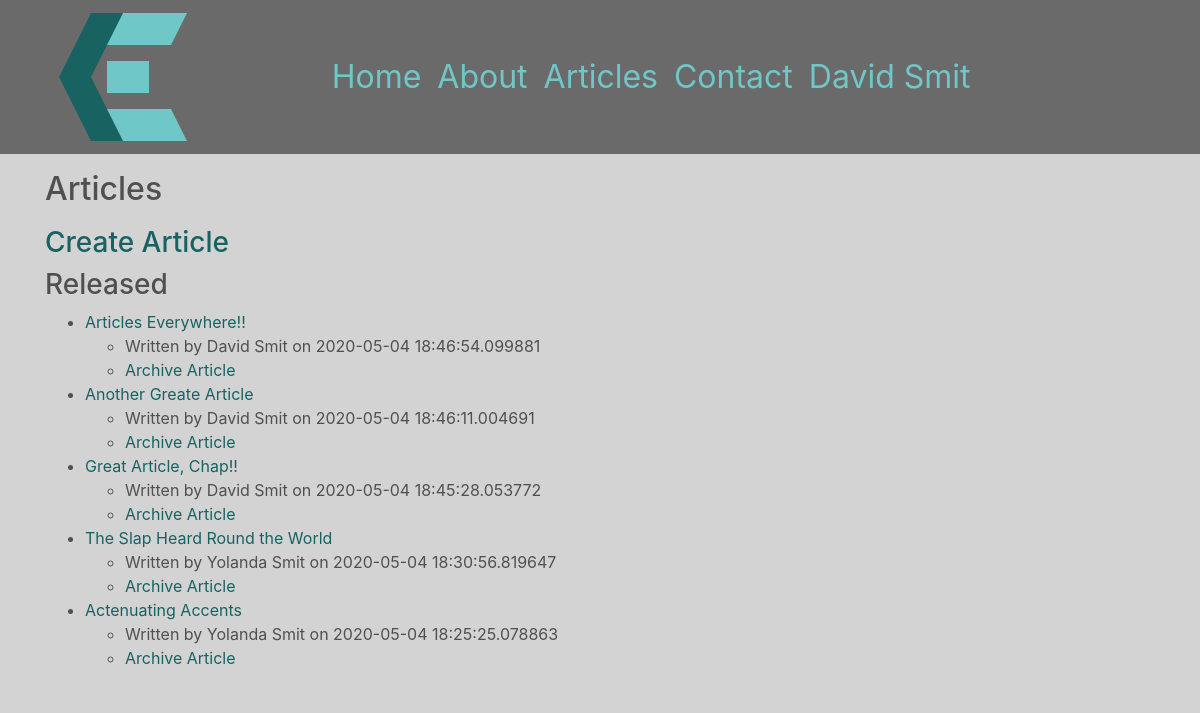
The app's page /articles/maintain (signed in), older data.
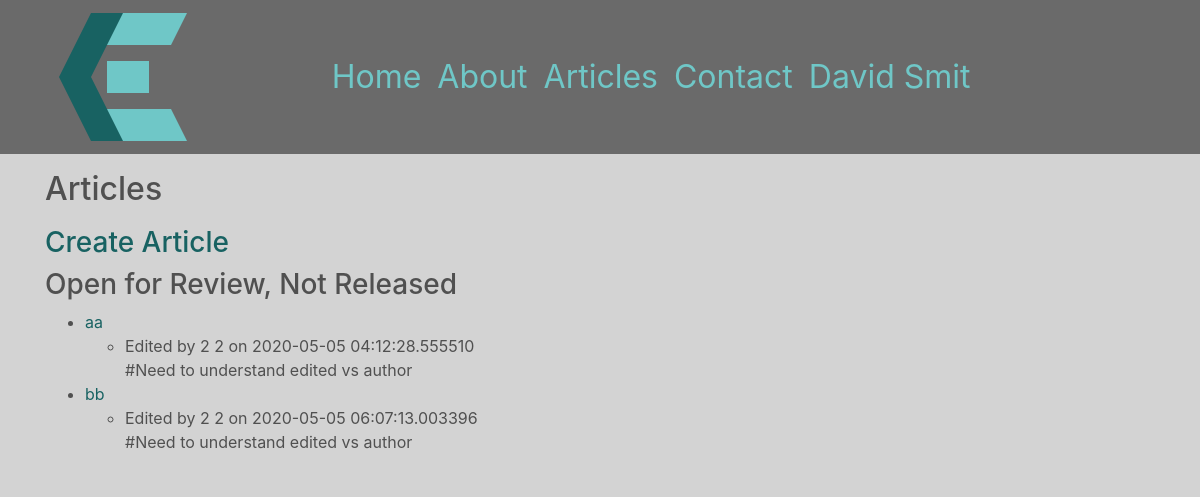
The same page, newer data.
### chrissmit/services/db_models.py (models this page shows, shortened)
class ArticleEdits(db.Model):
    id = db.Column(db.Integer, primary_key=True)
    article_id = db.Column(db.Integer, db.ForeignKey('article.id'), nullable=False,)
    is_edited = db.Column(db.Boolean, default=False,)
    is_ready_for_release = db.Column(db.Boolean, default=False,)
    user_id = db.Column(db.Integer, db.ForeignKey('user.id'), nullable=False)
    edited = db.Column(db.DateTime, nullable=True, default=datetime.utcnow)
    title = db.Column(db.String(100), nullable=False,)
    preview = db.Column(db.String(200), nullable=False)
    image_file = db.Column(db.String(100), default='default.png')
    content = db.Column(db.Text, nullable=False)
    tags = db.relationship('EditTags', backref='edit')

class User(db.Model, UserMixin):
    id = db.Column(db.Integer, primary_key=True, )
    authorization_level = db.Column(db.String(60), nullable=False, )
    linkedin = db.Column(db.String(100),)
    full_name = db.Column(db.String(45), unique=False, nullable=False,)
    twitter_handle = db.Column(db.String(20), unique=True, nullable=True,)
    email = db.Column(db.String(120), unique=True, nullable=False, )
    image_file = db.Column(db.String(20), nullable=False, default='default.svg', )
    password = db.Column(db.String(60), nullable=False, )
    articles = db.relationship('Article', backref='author', lazy=True)
    edits = db.relationship('ArticleEdits', backref='author', lazy=True)
    content = db.Column(db.Text, nullable=False)

### chrissmit/views/maintenance_views.py (the view)
@blueprint.route('/articles/maintain')
@login_required
def maintain_articles():
    recent_articles = article.get_last(4)
    open_edits = article.get_open_edits()
    open_to_review = article.get_open_to_review()
    released = article.get_all_released()
    archived_articles = article.get_all_archived()
    archived_edits = None
    return render_template(
        template_name_or_list=f'maintenance/articles.html',
        recent_articles=recent_articles,
        open_edits = open_edits,
        open_to_review = open_to_review,
        released = released,
        archived_edits = archived_edits,
        archived_articles = archived_articles,
    )

### chrissmit/services/article.py (called while the page is built)
def get_open_edits(desc=False, test=False):
    return get_full_edits(filter_criteria = ArticleEdits.is_edited == True)

def get_open_to_review(desc=False):
    return get_full_edits(filter_criteria = ArticleEdits.is_ready_for_release == True)

def get_full_edits(filter_criteria, desc=False):
    full_edit = full_edit_data()
    if desc:
        return full_edit.filter(filter_criteria).order_by(ArticleEdits.edited.desc()).all()
    return full_edit.filter(filter_criteria).all()

def get_all_released(desc=True):
    return get_full_articles(filter_criteria = Article.is_released==True)

def get_all_archived():
    return get_full_articles(
        filter_criteria =
        Article.is_released==False and
        ArticleEdits.is_edited == False and
        ArticleEdits.is_ready_for_release==False
    )

def get_full_articles(filter_criteria, desc=True):
    full_article = full_article_data()
    if desc:
        return full_article.filter(filter_criteria).order_by(Article.posted.desc()).all()
    return full_article.filter(filter_criteria).all()

### chrissmit/services/db_models.py (called while the page is built)
@login_manager.user_loader
def load_user(user_id):
    return User.query.get(int(user_id))

### chrissmit/templates/maintenance/articles.html (shortened to what this page needs)
{% extends "shared/_layout.html" %}
{% block main_content %}
<h2>Articles</h2>
<a href="{{ url_for('maintenance.create_article') }}"><h3>Create Article</h3></a>
{% if open_to_review %}
    <h3>Open for Review, Not Released</h3>
    <ul>
        {%  for edit in open_to_review %}
            <li>
                <a href="{{ url_for('navigation_views.view', edit_id = edit.id) }}"> {{ edit.title }}</a>
                <ul>
                    <li>Edited by {{ edit.user_id }} {{ edit.author_id }} on {{ edit.edited}}</li> #Need to understand edited vs author
                </ul>
            </li>
        {% endfor %}
    </ul>
{% endif %}
{% if released %}
<h3>Released</h3>
<ul>
    {%  for artic in released %}
        <li>
            <a href="{{ url_for('navigation_views.view', edit_id = artic.current_edit_id) }}"> {{ artic.title }}</a>
            <ul>
                <li>Written by {{ artic.full_name }} on {{ artic.edited}}</li>
                <li><a href="{{ url_for('maintenance.archive_article', article_id = artic.id) }}">Archive Article</a></li>
            </ul>
        </li>
    {% endfor %}
</ul>
{% endif %}
{%  endblock %}

Row changes from the older to the newer data that the page shows:
removed ArticleEdits: title "Articles Everywhere!!", full_name "David Smit", edited "2020-05-04 18:46:54.099881", shown under "Released"
removed ArticleEdits: title "Another Greate Article", full_name "David Smit", edited "2020-05-04 18:46:11.004691", shown under "Released"
removed ArticleEdits: title "Great Article, Chap!!", full_name "David Smit", edited "2020-05-04 18:45:28.053772", shown under "Released"
removed ArticleEdits: title "The Slap Heard Round the World", full_name "Yolanda Smit", edited "2020-05-04 18:30:56.819647", shown under "Released"
no longer on this page (row edited): ArticleEdits: title "Actenuating Accents", full_name "Yolanda Smit", edited "2020-05-04 18:25:25.078863", shown under "Released"
now on this page (row edited): ArticleEdits: title "aa", user_id "2", author_id "2", edited "2020-05-05 04:12:28.555510", shown under "Open for Review, Not Released"
added ArticleEdits: title "bb", user_id "2", author_id "2", edited "2020-05-05 06:07:13.003396", shown under "Open for Review, Not Released"
Text that changed along with them:
text no longer shown: "Released"
text now shown: "Open for Review, Not Released"
